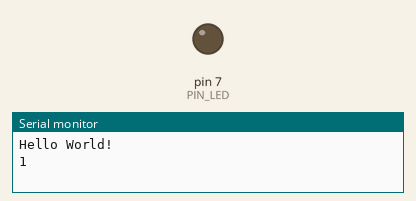
The sketch below on a simulated Arduino Uno, built with avr-gcc and run on an emulated ATmega328P. Parts: output pins drawn as LEDs (lit = HIGH), the last lines printed to the serial monitor. Dashed ring = blinking. At 2.1 s the program stops and its outputs stay as they are.

Above: at 0.5 s.
At 1.85 s:
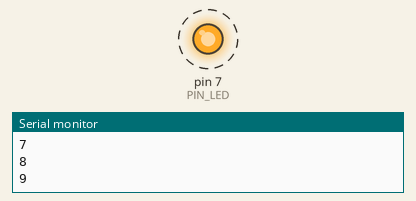
Timing chart, 0 to 3.0 s (numbered marks = the images above):
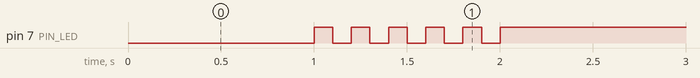

Measured:
- by itself, pin 7 (PIN_LED): alternates HIGH for 0.10 s and LOW for 0.10 s, 11 changes in all, then stays HIGH

The sketch:

05_practice_2.ino
```cpp
#define PIN_LED 7
unsigned int count, toggle, cnt;

void setup() {
  pinMode(PIN_LED, OUTPUT);
  Serial.begin(115200); // Initialize serial port
  while (!Serial) {
    ; // wait for serial port to connect.
  }
  Serial.println("Hello World!");
  count = toggle = cnt = 0;
  digitalWrite(PIN_LED, toggle); // turn off LED.
}

void loop() {
  while(cnt < 1) {
    Serial.println(++cnt);
    toggle = 0;
    digitalWrite(PIN_LED, toggle);
    delay(1000);
  }

  Serial.println(++count);
  toggle = toggle_state(toggle); //toggle LED value.
  digitalWrite(PIN_LED, toggle); // update LED status.
  delay(100); // wait for 1,000 milliseconds


  while(count > 10) {
    digitalWrite(PIN_LED, 1);
  }


}

int toggle_state(int toggle) {
  if (toggle == 0) {
    toggle = 1;
  }
  else {
    toggle = 0;
  }
  return toggle;
}
```
